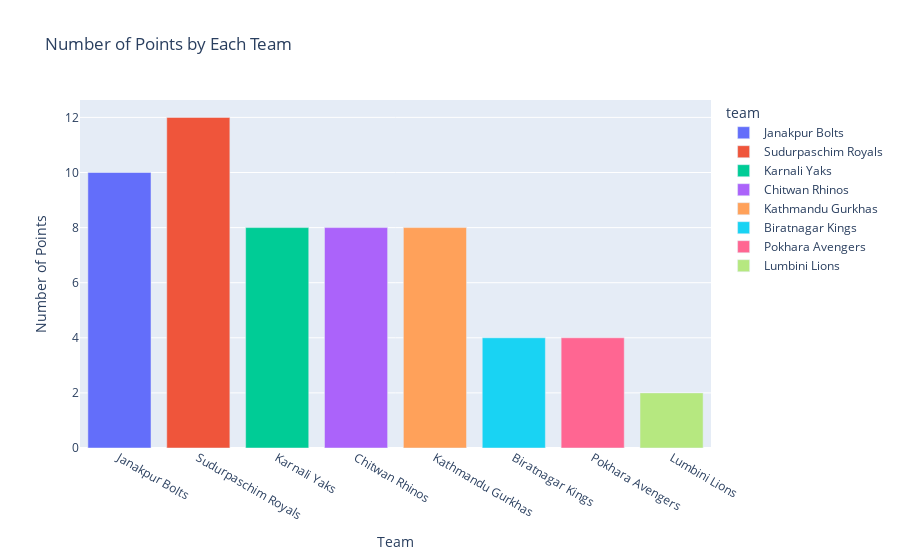

Notebook code for this chart:
### Code cell
#interactive plot for the number of points by each team
fig = px.bar(points_table_df, x='team', y='points', color='team', title='Number of Points by Each Team')
fig.update_layout(xaxis_title='Team', yaxis_title='Number of Points')
fig.show()

### Figure 1 — Plotly figure (JSON) as saved in the notebook; plotly's stock layout.template omitted (floating-point values rounded to 4 significant figures)
{"data": [{"alignmentgroup": "True", "hovertemplate": "team=%{x}<br>points=%{y}<extra></extra>", "legendgroup": "Janakpur Bolts", "marker": {"color": "#636efa", "pattern": {"shape": ""}}, "name": "Janakpur Bolts", "offsetgroup": "Janakpur Bolts", "orientation": "v", "showlegend": true, "textposition": "auto", "type": "bar", "x": ["Janakpur Bolts"], "xaxis": "x", "y": [10], "yaxis": "y"}, {"alignmentgroup": "True", "hovertemplate": "team=%{x}<br>points=%{y}<extra></extra>", "legendgroup": "Sudurpaschim Royals", "marker": {"color": "#EF553B", "pattern": {"shape": ""}}, "name": "Sudurpaschim Royals", "offsetgroup": "Sudurpaschim Royals", "orientation": "v", "showlegend": true, "textposition": "auto", "type": "bar", "x": ["Sudurpaschim Royals"], "xaxis": "x", "y": [12], "yaxis": "y"}, {"alignmentgroup": "True", "hovertemplate": "team=%{x}<br>points=%{y}<extra></extra>", "legendgroup": "Karnali Yaks", "marker": {"color": "#00cc96", "pattern": {"shape": ""}}, "name": "Karnali Yaks", "offsetgroup": "Karnali Yaks", "orientation": "v", "showlegend": true, "textposition": "auto", "type": "bar", "x": ["Karnali Yaks"], "xaxis": "x", "y": [8], "yaxis": "y"}, {"alignmentgroup": "True", "hovertemplate": "team=%{x}<br>points=%{y}<extra></extra>", "legendgroup": "Chitwan Rhinos", "marker": {"color": "#ab63fa", "pattern": {"shape": ""}}, "name": "Chitwan Rhinos", "offsetgroup": "Chitwan Rhinos", "orientation": "v", "showlegend": true, "textposition": "auto", "type": "bar", "x": ["Chitwan Rhinos"], "xaxis": "x", "y": [8], "yaxis": "y"}, {"alignmentgroup": "True", "hovertemplate": "team=%{x}<br>points=%{y}<extra></extra>", "legendgroup": "Kathmandu Gurkhas", "marker": {"color": "#FFA15A", "pattern": {"shape": ""}}, "name": "Kathmandu Gurkhas", "offsetgroup": "Kathmandu Gurkhas", "orientation": "v", "showlegend": true, "textposition": "auto", "type": "bar", "x": ["Kathmandu Gurkhas"], "xaxis": "x", "y": [8], "yaxis": "y"}, {"alignmentgroup": "True", "hovertemplate": "team=%{x}<br>points=%{y}<extra></extra>", "legendgroup": "Biratnagar Kings", "marker": {"color": "#19d3f3", "pattern": {"shape": ""}}, "name": "Biratnagar Kings", "offsetgroup": "Biratnagar Kings", "orientation": "v", "showlegend": true, "textposition": "auto", "type": "bar", "x": ["Biratnagar Kings"], "xaxis": "x", "y": [4], "yaxis": "y"}, {"alignmentgroup": "True", "hovertemplate": "team=%{x}<br>points=%{y}<extra></extra>", "legendgroup": "Pokhara Avengers", "marker": {"color": "#FF6692", "pattern": {"shape": ""}}, "name": "Pokhara Avengers", "offsetgroup": "Pokhara Avengers", "orientation": "v", "showlegend": true, "textposition": "auto", "type": "bar", "x": ["Pokhara Avengers"], "xaxis": "x", "y": [4], "yaxis": "y"}, {"alignmentgroup": "True", "hovertemplate": "team=%{x}<br>points=%{y}<extra></extra>", "legendgroup": "Lumbini Lions", "marker": {"color": "#B6E880", "pattern": {"shape": ""}}, "name": "Lumbini Lions", "offsetgroup": "Lumbini Lions", "orientation": "v", "showlegend": true, "textposition": "auto", "type": "bar", "x": ["Lumbini Lions"], "xaxis": "x", "y": [2], "yaxis": "y"}], "layout": {"barmode": "relative", "legend": {"title": {"text": "team"}, "tracegroupgap": 0}, "title": {"text": "Number of Points by Each Team"}, "xaxis": {"anchor": "y", "categoryarray": ["Janakpur Bolts", "Sudurpaschim Royals", "Karnali Yaks", "Chitwan Rhinos", "Kathmandu Gurkhas", "Biratnagar Kings", "Pokhara Avengers", "Lumbini Lions"], "categoryorder": "array", "domain": [0, 1], "title": {"text": "Team"}}, "yaxis": {"anchor": "x", "domain": [0, 1], "title": {"text": "Number of Points"}}}}
